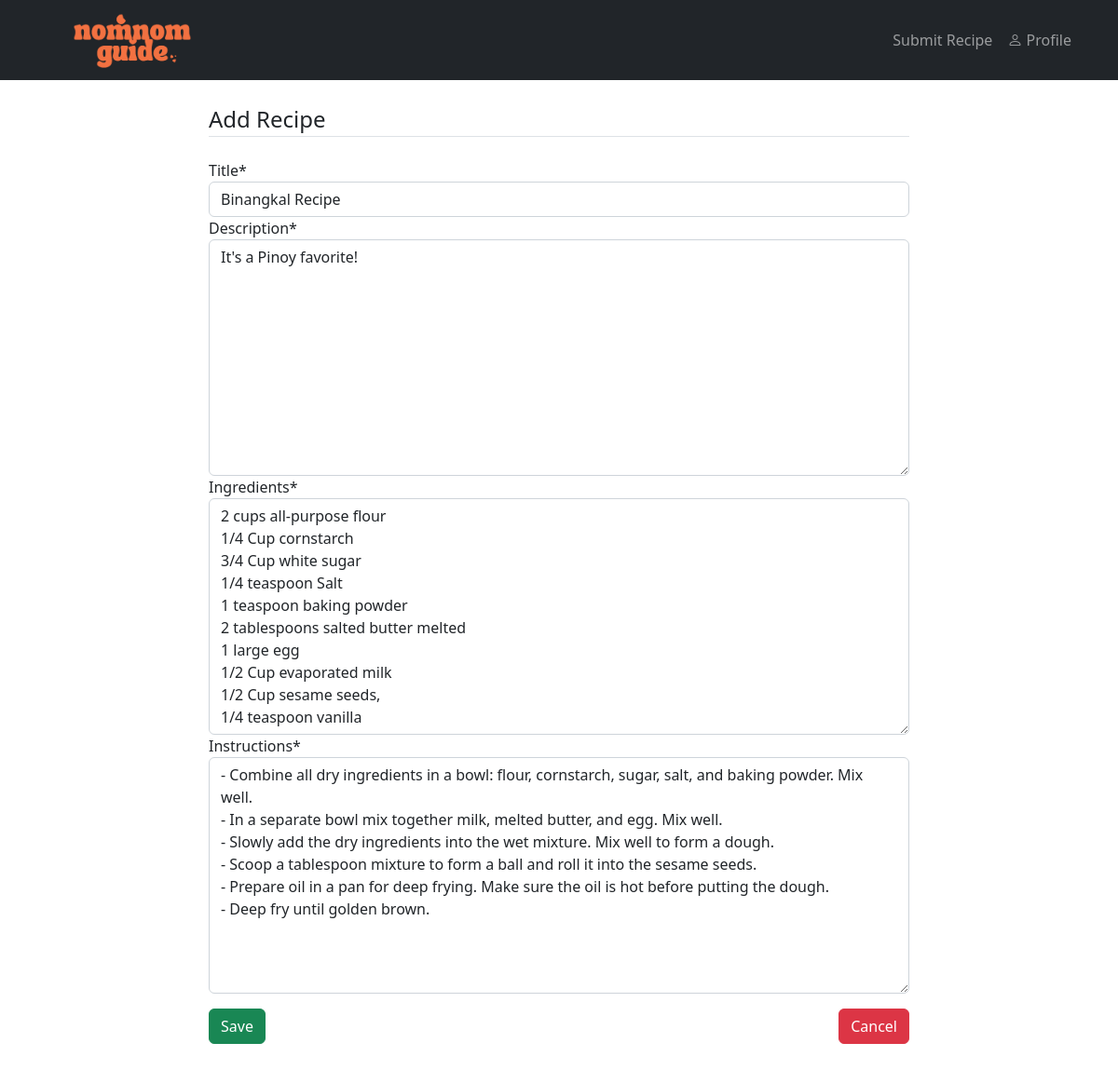
/recipe/28/update (signed in), run on the app's committed database.
### recipes/models.py (models this page shows, shortened)
class Recipe(models.Model):
  title = models.CharField(max_length=100)
  description = models.TextField()
  ingredients = models.TextField()
  instructions = models.TextField()
  author = models.ForeignKey(User, on_delete=models.CASCADE)
  created_at = models.DateTimeField(auto_now_add=True)
  updated_at = models.DateTimeField(auto_now=True)

### recipes/views.py (the view, shortened to what this page needs)
# urls.py: path('recipe/<int:pk>/update', views.RecipeUpdateView.as_view(), name="recipes-update"),
class RecipeUpdateView(LoginRequiredMixin, UserPassesTestMixin, UpdateView):
    model = models.Recipe
    fields = ['title', 'description', 'ingredients', 'instructions']
    def test_func(self):
        recipe = self.get_object()
        return self.request.user == recipe.author

### recipes/templates/recipes/recipe_form.html (shortened to what this page needs)
{% extends "recipes/base.html" %}
{% load crispy_forms_tags %}
{% block content %}
<div class="container">
  <form method="POST">
    <fieldset class="form-group">
      <legend class="border-bottom mb-4">Add Recipe</legend>
      {{ form|crispy }}
    </fieldset>
    <div class="form-group py-3 d-flex justify-content-between mb-5">
      <input class="btn btn-success" type="submit" value="Save" />
      <a class="btn btn-danger" href="{% url 'recipes-home' %}">Cancel</a>
    </div>
  </form>
</div>
{% endblock content %}

### data on the page
Recipe: title "Binangkal Recipe", description "It's a Pinoy favorite!", ingredients "2 cups all-purpose flour 1/4 Cup cornstarch 3/4 Cup white sugar 1/4 teaspoon Salt 1 teaspoon baking powder 2 tablespoons salted butter melted 1 large egg 1/2 Cup evaporated milk 1/2 Cup sesame seeds, 1/4 teaspoon vanilla", instructions "- Combine all dry ingredients in a bowl: flour, cornstarch, sugar, salt, and baking powder. Mix well. - In a separate bowl mix together milk, melted butter, and egg. Mix well. - Slowly add the dry ingredients into the wet mixture. Mix well to form a dough. - Scoop a tablespoon mixture to form a ball and roll it into the sesame seeds. - Prepare oil in a pan for deep frying. Make sure the oil is hot before putting the dough. - Deep fry until golden brown."
